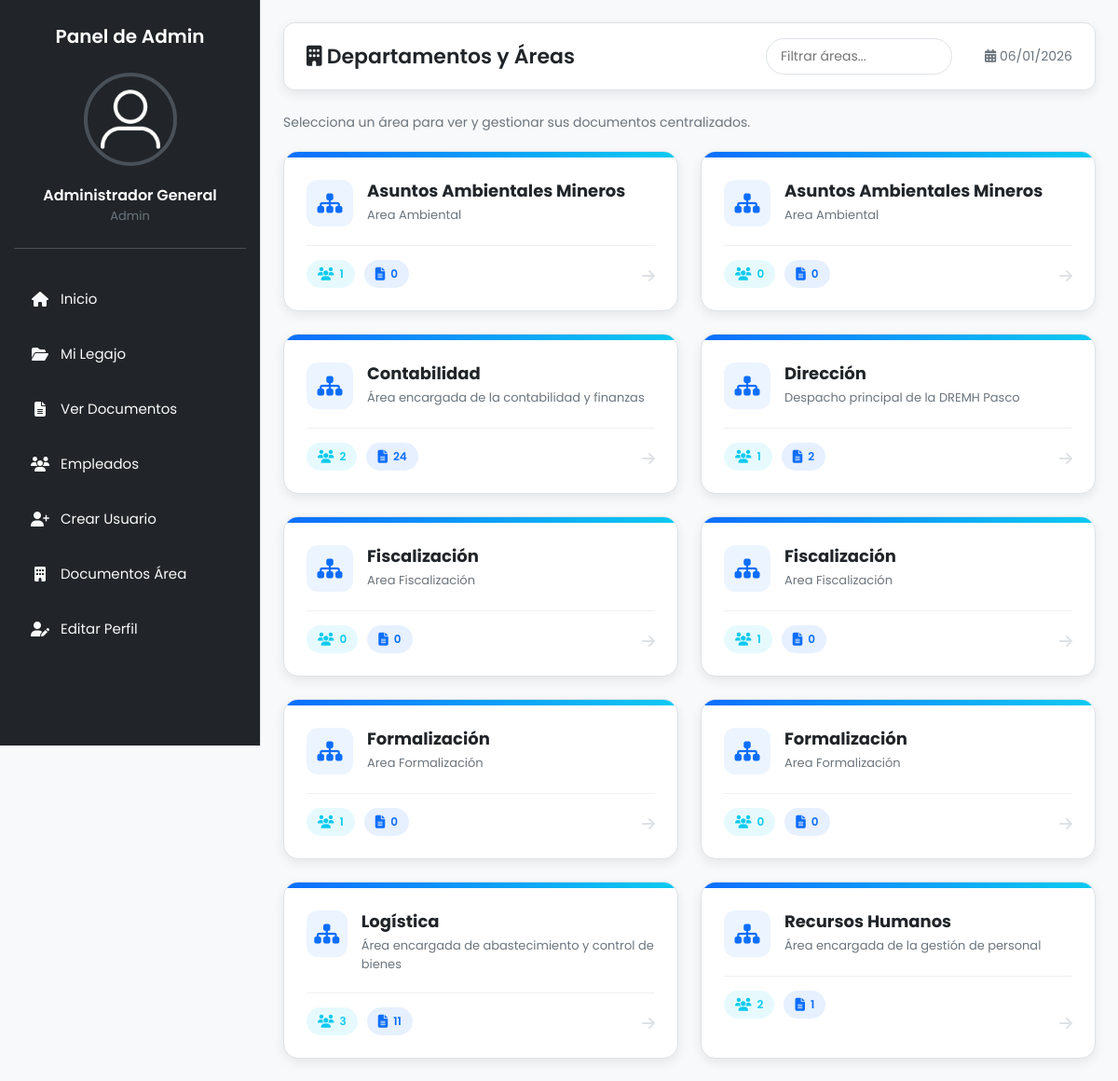
Screenshot of /admin/panel_jefes.php (signed in) with the database file from the repository.
### tables this page shows
CREATE TABLE `areas` (
  `id` int NOT NULL AUTO_INCREMENT,
  `nombre` varchar(100) NOT NULL,
  `descripcion` text,
  `creado_en` datetime DEFAULT CURRENT_TIMESTAMP,
  PRIMARY KEY (`id`)
);

### admin/panel_jefes.php (the view, shortened to what this page needs)
<?php
require '../php/db.php';
try {
    $sql = "
        SELECT
            a.id,
            a.nombre,
            a.descripcion,
            COUNT(DISTINCT u.id) as total_empleados,
            COUNT(DISTINCT d.id) as total_documentos
        FROM areas a
        LEFT JOIN usuarios u ON a.id = u.id_area
        LEFT JOIN documentos d ON u.id = d.id_usuario
        GROUP BY a.id
        ORDER BY a.nombre ASC
    ";
    $stmt = $pdo->query($sql);
    $areas = $stmt->fetchAll(PDO::FETCH_ASSOC);
} catch (PDOException $e) {
    die("Error en la consulta: " . $e->getMessage());
}
require_once '../includes/header_admin.php';
require_once '../includes/sidebar_admin.php';
?>
<div class="main">
    <header class="topbar">
        <h1><i class="fas fa-building"></i> Departamentos y Áreas</h1>
        <div class="top-actions">
            <div style="position: relative; margin-right: 15px;">
                <input type="text" id="areaSearch" placeholder="Filtrar áreas..."
                       style="padding: 8px 15px; border-radius: 20px; border: 1px solid #dee2e6; font-size: 14px; width: 200px;">
            </div>
            <span><i class="fas fa-calendar-alt"></i> <?= date("d/m/Y") ?></span>
        </div>
    </header>
    <main class="content">
        <div style="margin-bottom: 20px; color: #6c757d; font-size: 14px;">
            <p>Selecciona un área para ver y gestionar sus documentos centralizados.</p>
        </div>
        <?php if (empty($areas)): ?>
            <div class="empty-areas">
                <i class="fas fa-city" style="font-size: 48px; opacity: 0.3; margin-bottom: 15px;"></i>
                <p>No hay áreas registradas en el sistema.</p>
            </div>
        <?php else: ?>
            <div class="areas-grid" id="areasGrid">
                <?php foreach ($areas as $area): ?>
                    <a href="admin_documento_area.php?id_area=<?= $area['id'] ?>" class="area-card" data-name="<?= strtolower($area['nombre']) ?>">
                        <div class="area-header-bar"></div>
                        <div class="area-body">
                            <div class="area-title-row">
                                <div class="area-icon">
                                    <i class="fas fa-sitemap"></i>
                                </div>
                                <div class="area-info">
                                    <h3><?= htmlspecialchars($area['nombre']) ?></h3>
                                    <p><?= htmlspecialchars($area['descripcion'] ?? 'Departamento') ?></p>
                                </div>
                            </div>
                            <div class="area-stats">
                                <div class="stat-pill users" title="Empleados asignados">
                                    <i class="fas fa-users"></i> <?= $area['total_empleados'] ?>
                                </div>
                                <div class="stat-pill docs" title="Documentos generados">
                                    <i class="fas fa-file-alt"></i> <?= $area['total_documentos'] ?>
                                </div>
                            </div>
                        </div>
                        <div class="action-arrow">
                            <i class="fas fa-arrow-right"></i>
                        </div>
                    </a>
                <?php endforeach; ?>
            </div>
        <?php endif; ?>
    </main>
</div>
<?php require_once '../includes/footer.php'; ?>

### style/global.css (style rules this page uses)
:root { --color-primario: #0d6efd; --color-primario-hover: #0b5ed7; --color-secundario: #6c757d; --color-exito: #198754; --color-peligro: #dc3545; --color-advertencia: #ffc107; --color-info: #0dcaf0; --color-fondo-cuerpo: #f8f9fa; --color-fondo-sidebar: #212529; --color-texto-sidebar: #f8f9fa; --color-fondo-tarjeta: #ffffff; --color-texto-principal: #212529; --color-texto-secundario: #6c757d; --color-borde: #dee2e6; --sombra-tarjeta: 0 4px 12px rgba(0, 0, 0, 0.08); }
* { margin: 0; padding: 0; box-sizing: border-box; font-family: 'Poppins', sans-serif; }
body { display: flex; background: var(--color-fondo-cuerpo); color: var(--color-texto-principal); min-height: 100vh; }
.main { flex: 1; padding: 24px; margin-left: 280px; transition: margin-left 0.3s ease; }
.topbar { display: flex; justify-content: space-between; align-items: center; background: var(--color-fondo-tarjeta); padding: 16px 24px; border-radius: 12px; margin-bottom: 24px; box-shadow: var(--sombra-tarjeta); border: 1px solid var(--color-borde); }
.topbar h1 { font-size: 22px; color: var(--color-texto-principal); font-weight: 600; margin: 0; }
.topbar .top-actions { display: flex; align-items: center; gap: 20px; font-size: 14px; color: var(--color-texto-secundario); }

### style/panel_jefes.css (style rules this page uses)
.areas-grid { display: grid; grid-template-columns: repeat(auto-fill, minmax(300px, 1fr)); gap: 24px; margin-top: 20px; }
.area-card { background: var(--color-fondo-tarjeta); border-radius: 16px; border: 1px solid var(--color-borde); transition: all 0.3s cubic-bezier(0.25, 0.8, 0.25, 1); display: flex; flex-direction: column; overflow: hidden; position: relative; text-decoration: none; box-shadow: var(--sombra-tarjeta); }
.area-header-bar { height: 6px; background: linear-gradient(90deg, var(--color-primario), var(--color-info)); width: 100%; }
.area-body { padding: 24px; flex: 1; }
.area-title-row { display: flex; align-items: flex-start; gap: 15px; margin-bottom: 20px; }
.area-icon { width: 50px; height: 50px; background-color: rgba(13, 110, 253, 0.08); border-radius: 12px; display: flex; align-items: center; justify-content: center; font-size: 24px; color: var(--color-primario); transition: background 0.3s; }
.area-info h3 { font-size: 18px; font-weight: 700; color: var(--color-texto-principal); margin: 0 0 5px 0; line-height: 1.3; }
.area-info p { font-size: 13px; color: var(--color-texto-secundario); margin: 0; display: -webkit-box; -webkit-line-clamp: 2; -webkit-box-orient: vertical; overflow: hidden; }
.area-stats { display: flex; gap: 10px; margin-top: auto; padding-top: 15px; border-top: 1px solid #f0f0f0; }
.stat-pill { display: flex; align-items: center; gap: 6px; font-size: 12px; font-weight: 600; padding: 6px 12px; border-radius: 20px; background-color: #f8f9fa; color: var(--color-secundario); }
.stat-pill i { font-size: 14px; }
.stat-pill.users { color: var(--color-info); background-color: rgba(13, 202, 240, 0.1); }
.stat-pill.docs { color: var(--color-primario); background-color: rgba(13, 110, 253, 0.1); }
.action-arrow { position: absolute; bottom: 24px; right: 24px; color: #dee2e6; transition: all 0.3s; }

### rows the page displays
areas: nombre "Asuntos Ambientales Mineros", descripcion "Area Ambiental", total_empleados "1", total_documentos "0"
areas: nombre "Asuntos Ambientales Mineros", descripcion "Area Ambiental", total_empleados "0", total_documentos "0"
areas: nombre "Contabilidad", descripcion "Área encargada de la contabilidad y finanzas", total_empleados "2", total_documentos "24"
areas: nombre "Dirección", descripcion "Despacho principal de la DREMH Pasco", total_empleados "1", total_documentos "2"
areas: nombre "Fiscalización", descripcion "Area Fiscalización", total_empleados "0", total_documentos "0"
areas: nombre "Fiscalización", descripcion "Area Fiscalización", total_empleados "1", total_documentos "0"
areas: nombre "Formalización", descripcion "Area Formalización", total_empleados "1", total_documentos "0"
areas: nombre "Formalización", descripcion "Area Formalización", total_empleados "0", total_documentos "0"
areas: nombre "Logística", descripcion "Área encargada de abastecimiento y control de bienes", total_empleados "3", total_documentos "11"
areas: nombre "Recursos Humanos", descripcion "Área encargada de la gestión de personal", total_empleados "2", total_documentos "1"

### other values shown
$_SESSION['nombre'] "Administrador General"
$_SESSION['rol'] "Admin"
